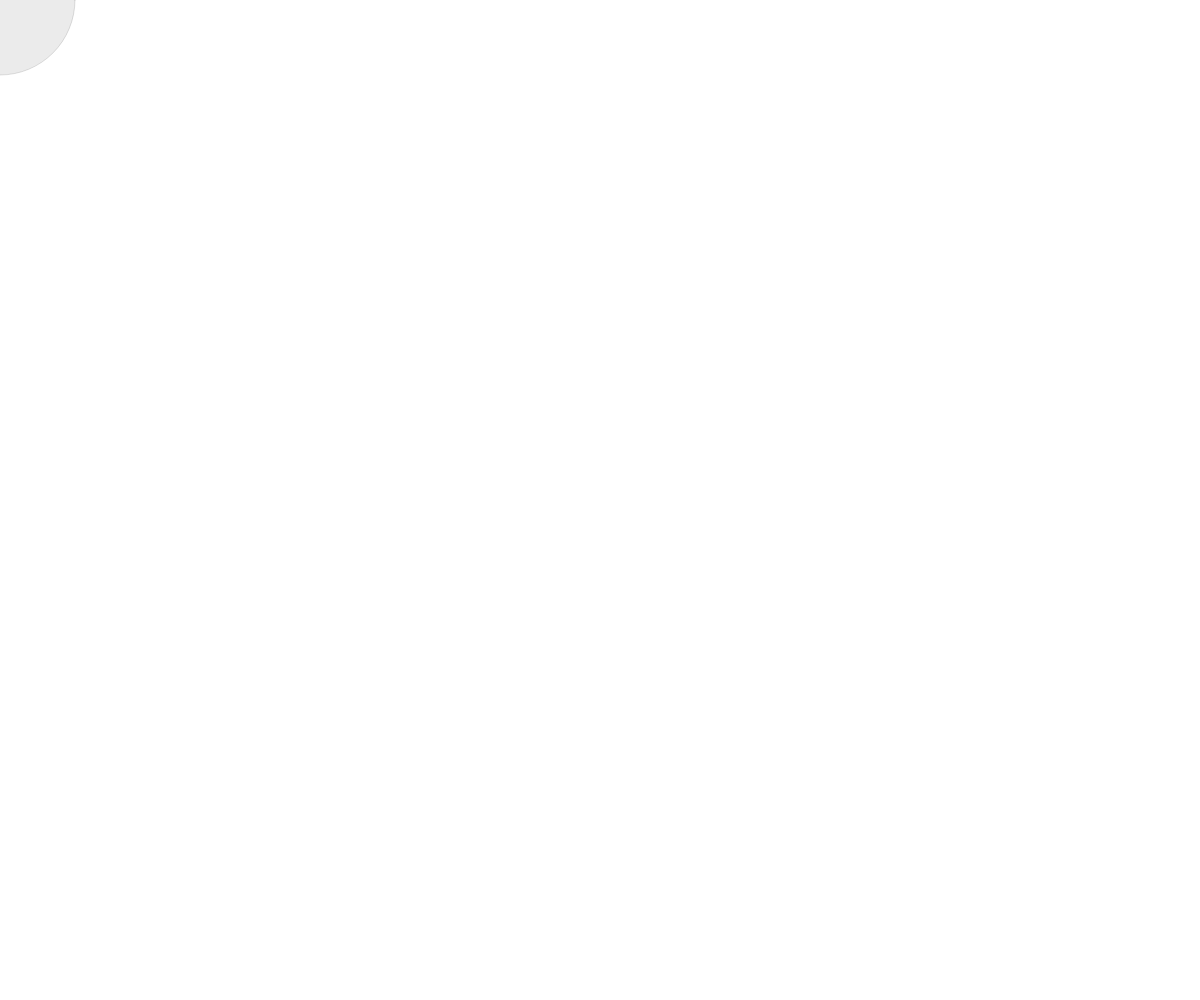
Frame 1 (no input)
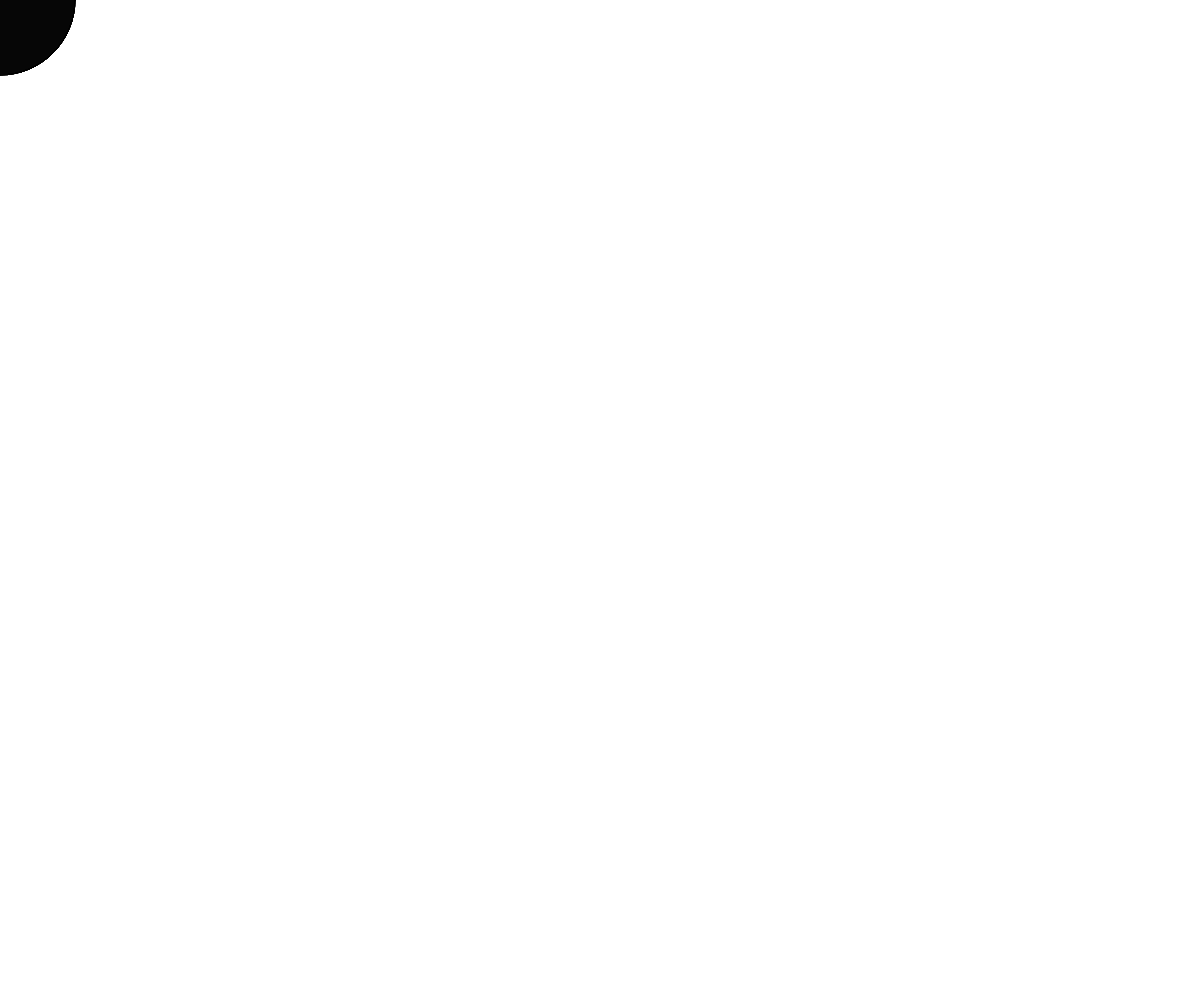
Frame 60 (no input)
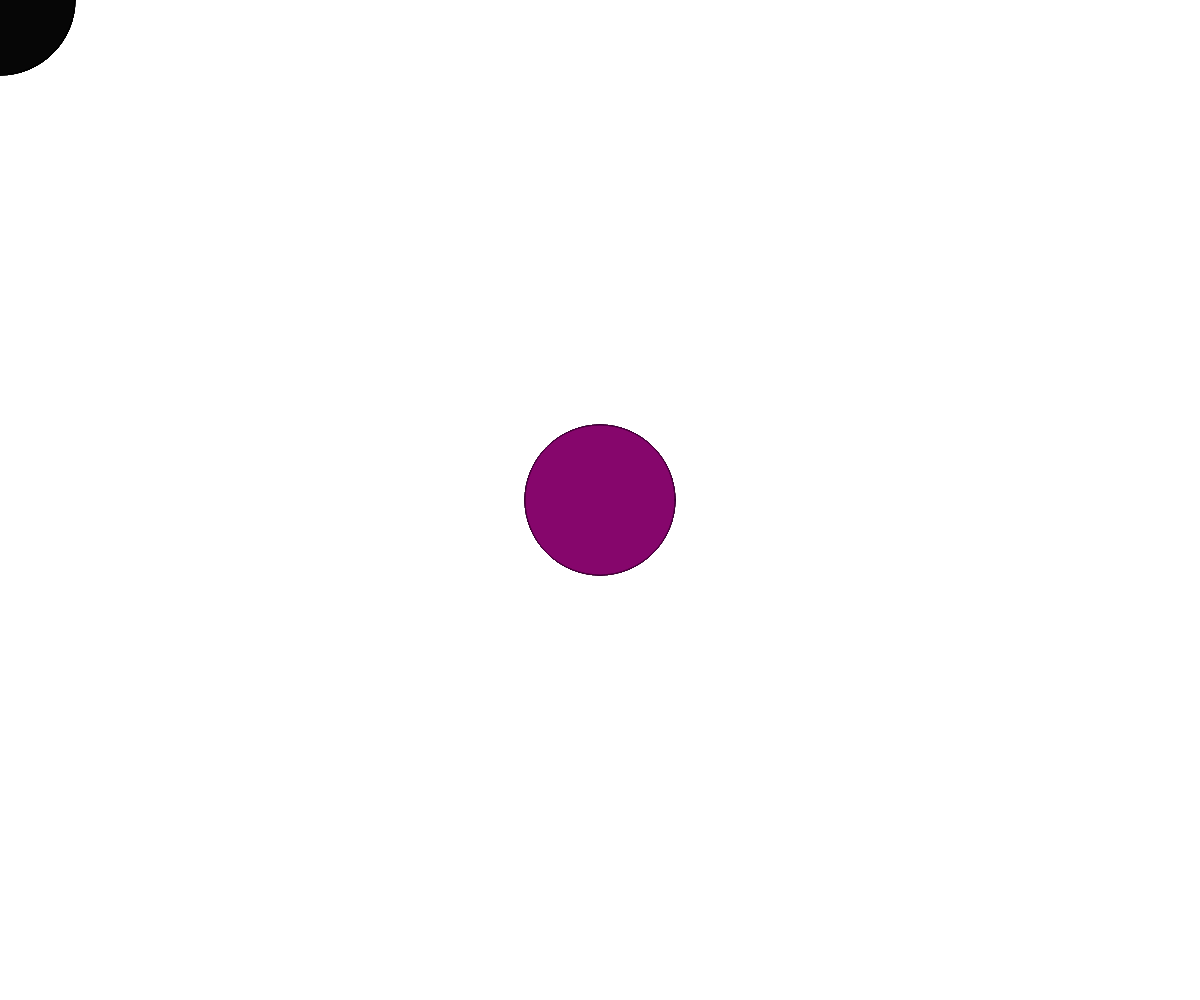
Frame 120 (the mouse pressed at the canvas centre since frame 60)

The p5.js sketch that drew these frames (run headless with seeded random() and noise() and a simulated clock; from frame 60 on, the mouse is pressed at the canvas centre):

// p5.js sketch
// ── sketch.js
function setup() {
  createCanvas(windowWidth, windowHeight);
  background(255);
}

function draw() {
  let r = map(mouseX, 0, windowWidth, 0, 255);
  let b = map(mouseY, 0, windowWidth, 0, 255);
  fill(r, 0, b, 20);
  stroke(r/2, 0, b/2, 30);
  ellipse(mouseX,mouseY, 150, 150);
}

function windowResized() {
  resizeCanvas(windowWidth, windowHeight);
}
